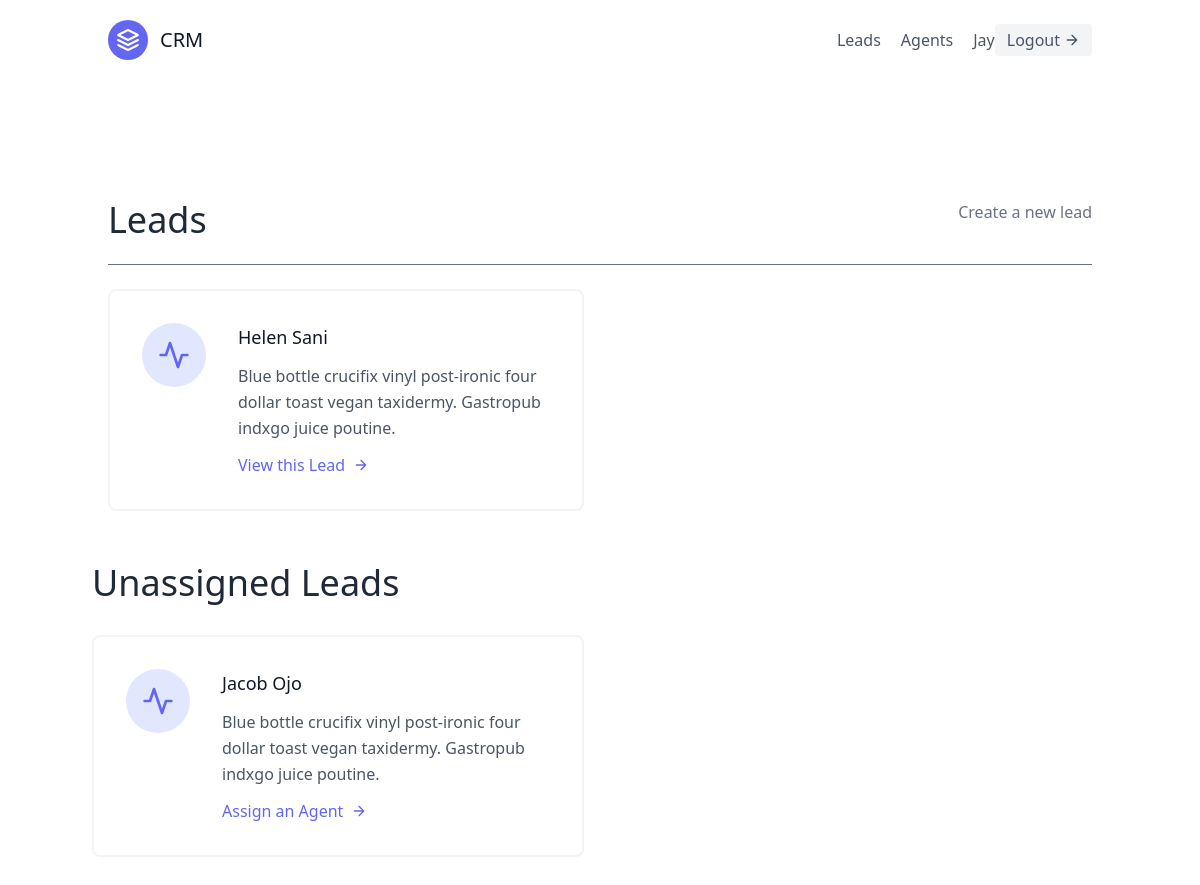
Screenshot of /leads/ (signed in) with the database file from the repository.
### leads/models.py (models this page shows, shortened)
class User(AbstractUser):
    is_organisor = models.BooleanField(default=True)
    is_agent = models.BooleanField(default=False)

class Lead(models.Model):
    first_name = models.CharField(max_length=40)
    last_name = models.CharField(max_length=30)
    age = models.IntegerField(default=0)
    organisation = models.ForeignKey(UserProfile, on_delete=models.CASCADE)
    agent = models.ForeignKey("Agent",null=True, blank=True, on_delete=models.SET_NULL)
    category = models.ForeignKey("Category",null=True, blank=True, on_delete=models.SET_NULL)

### leads/views.py (the view)
# urls.py: path('', LeadListView.as_view(), name='lead-list'),
class LeadListView(LoginRequiredMixin, generic.ListView):
    template_name = "leads/lead_list.html"
    queryset = Lead.objects.all()
    context_object_name = "leads"
    def get_queryset(self):
        user = self.request.user
        if user.is_organisor:
            queryset = Lead.objects.filter(organisation=user.userprofile, agent__isnull = False)
        else:
            queryset = Lead.objects.filter(organisation=user.agent.organisation, agent__isnull = False)
            queryset=queryset.filter(agent__user=user)
        return queryset
    def get_context_data(self, **kwargs):
        user = self.request.user
        context = super(LeadListView, self).get_context_data(**kwargs)
        if user.is_organisor:
            queryset = Lead.objects.filter(organisation=user.userprofile, agent__isnull = True)
            context.update({
                "unassigned_leads": queryset
            })
        return context

### leads/templates/leads/lead_list.html
{% extends "base.html" %}
  {% block content %}
  <section class="text-gray-600 body-font">
    <div class="container px-5 py-24 mx-auto flex flex-wrap">
      <div class="w-full mb-6 py-6 flex justify-between item-center border-b border-gray-500">
      <div>
        <h1 class="text-4xl text-gray-800">Leads</h1>
      </div>
      {% if request.user.is_organisor %}
      <div>
        <a class="text-gray-500 hover:text-blue-800" href="{% url 'leads:lead-create' %}">Create a new lead</a>
      </div>
      {% endif %}
      </div>
      <div class="flex flex-wrap -m-4">
        {% for lead in leads %}
        <div class="p-4 lg:w-1/2 md:w-full">
          <div class="flex border-2 rounded-lg border-gray-200 border-opacity-50 p-8 sm:flex-row flex-col">
            <div class="w-16 h-16 sm:mr-8 sm:mb-0 mb-4 inline-flex items-center justify-center rounded-full bg-indigo-100 text-indigo-500 flex-shrink-0">
              <svg fill="none" stroke="currentColor" stroke-linecap="round" stroke-linejoin="round" stroke-width="2" class="w-8 h-8" viewBox="0 0 24 24">
                <path d="M22 12h-4l-3 9L9 3l-3 9H2"></path>
              </svg>
            </div>
            <div class="flex-grow">
              <h2 class="text-gray-900 text-lg title-font font-medium mb-3">{{lead.first_name}} {{lead.last_name}}</h2>
              <p class="leading-relaxed text-base">Blue bottle crucifix vinyl post-ironic four dollar toast vegan taxidermy. Gastropub indxgo juice poutine.</p>
              <a href="{% url 'leads:lead-detail' lead.pk %}" class="mt-3 text-indigo-500 inline-flex items-center">View this Lead
                <svg fill="none" stroke="currentColor" stroke-linecap="round" stroke-linejoin="round" stroke-width="2" class="w-4 h-4 ml-2" viewBox="0 0 24 24">
                  <path d="M5 12h14M12 5l7 7-7 7"></path>
                </svg>
              </a>
            </div>
          </div>
        </div>
        {% endfor %}
        {% if unassigned_leads.exists %}
          <div class="mt-5 flex flex-wrap -m-4">
            {% for lead in unassigned_leads %}
            <div class="p-4 w-full">
              <h1 class="text-4xl text-gray-800">Unassigned Leads</h1>
            </div>
            <div class="p-4 lg:w-1/2 md:w-full">
            <div class="flex border-2 rounded-lg border-gray-200 border-opacity-50 p-8 sm:flex-row flex-col">
            <div class="w-16 h-16 sm:mr-8 sm:mb-0 mb-4 inline-flex items-center justify-center rounded-full bg-indigo-100 text-indigo-500 flex-shrink-0">
              <svg fill="none" stroke="currentColor" stroke-linecap="round" stroke-linejoin="round" stroke-width="2" class="w-8 h-8" viewBox="0 0 24 24">
                <path d="M22 12h-4l-3 9L9 3l-3 9H2"></path>
              </svg>
            </div>
            <div class="flex-grow">
              <h2 class="text-gray-900 text-lg title-font font-medium mb-3">{{lead.first_name}} {{lead.last_name}}</h2>
              <p class="leading-relaxed text-base">Blue bottle crucifix vinyl post-ironic four dollar toast vegan taxidermy. Gastropub indxgo juice poutine.</p>
              <a href="{% url 'leads:assign-agent' lead.pk %}" class="mt-3 text-indigo-500 inline-flex items-center">Assign an Agent
                <svg fill="none" stroke="currentColor" stroke-linecap="round" stroke-linejoin="round" stroke-width="2" class="w-4 h-4 ml-2" viewBox="0 0 24 24">
                  <path d="M5 12h14M12 5l7 7-7 7"></path>
                </svg>
              </a>
            </div>
          </div>
        </div>
        {% endfor %}
          </div>
        {% endif %}
      </div>
    </div>
  </section>
  {% endblock content%}

### templates/navbar.html (shortened to what this page needs)
<header class="text-gray-600 body-font">
    <div class="container mx-auto flex flex-wrap p-5 flex-col md:flex-row items-center">
      <a class="flex title-font font-medium items-center text-gray-900 mb-4 md:mb-0">
        <svg xmlns="http://www.w3.org/2000/svg" fill="none" stroke="currentColor" stroke-linecap="round" stroke-linejoin="round" stroke-width="2" class="w-10 h-10 text-white p-2 bg-indigo-500 rounded-full" viewBox="0 0 24 24">
          <path d="M12 2L2 7l10 5 10-5-10-5zM2 17l10 5 10-5M2 12l10 5 10-5"></path>
        </svg>
        <span class="ml-3 text-xl">CRM</span>
      </a>
      <nav class="md:ml-auto flex flex-wrap items-center text-base justify-center">
        {% if not request.user.is_authenticated %}
        <a href="{% url 'signup' %}" class="mr-5 hover:text-gray-900">Signup</a>
        {% else %}
        <a href="{% url 'leads:lead-list' %}" class="mr-5 hover:text-gray-900">Leads</a>
          {% if request.user.is_organisor %}
            <a href="{% url 'agent:agent-list' %}" class="mr-5 hover:text-gray-900">Agents</a>
          {% endif %}
        {% endif %}
      </nav>
      {% if request.user.is_authenticated %}
        {{request.user.username}}
        <a href="{% url 'logout' %}" class="inline-flex items-center bg-gray-100 border-0 py-1 px-3 focus:outline-none hover:bg-gray-200 rounded text-base mt-4 md:mt-0">Logout
          <svg fill="none" stroke="currentColor" stroke-linecap="round" stroke-linejoin="round" stroke-width="2" class="w-4 h-4 ml-1" viewBox="0 0 24 24">
            <path d="M5 12h14M12 5l7 7-7 7"></path>
          </svg>
        </a>
      {% endif %}
    </div>
  </header>

### rows the page displays
User: user.username "Jay"
Lead: first_name "Helen", last_name "Sani"
Lead: first_name "Jacob", last_name "Ojo"
